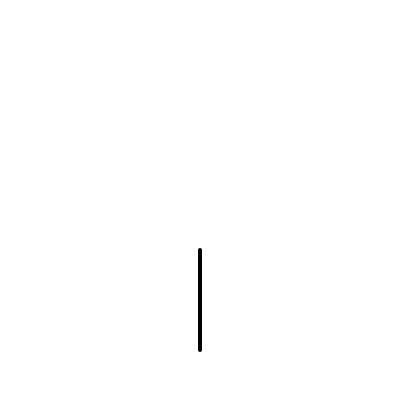
Frame 1 (no input)
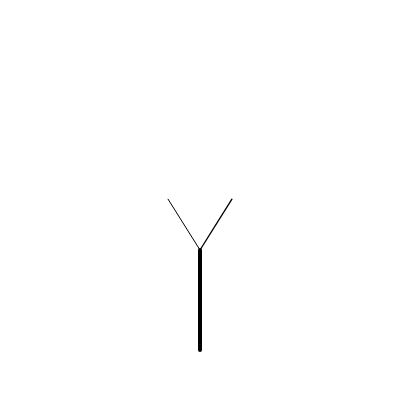
Frame 2 (the mouse pressed at the canvas centre, redrawn once)

The p5.js sketch that drew these frames (run headless with seeded random() and noise() and a simulated clock; the mouse was pressed at the canvas centre and the sketch redrawn once):

// p5.js sketch
// ── sketch.js
let branches = [];
let stem; 
let generation = 1;

function setup() {
  createCanvas(400, 400);
  background(255);
  
  let startingPos = createVector(width/2, height-50);
  let startingLen = 100;
  let direction = createVector(0, -1); // in p5.js, the y-positive axis is (0, -1)
  stem = new BranchingTree(startingPos, startingLen, direction);
  stem.show(generation);
  branches.push(stem);
}

function draw() {
  
  for (let branch of branches){
    if(branch.hasGrown == false){
      generation++;
      let newBranches = branch.grow();
      branch.show(generation);
      branches.push(newBranches);
      branches = branches.flat(Infinity);
    }
  }
  
  noLoop();
  
  

  
}

function grow(branch){
  let newBranches = []
  let shouldGrow = false;
  let rotatingAngle = PI/6;
  let newStart = branch.end.copy();
  let newLen = branch.length * 0.6;
  if (newLen>0.5){  
    let branchDir1 = branch.growDir.copy().rotate(rotatingAngle);
    let branchDir2 = branch.growDir.copy().rotate(-rotatingAngle);
    let newBranch1 = new BranchingTree(newStart, newLen, branchDir1);
    let newBranch2 = new BranchingTree(newStart, newLen, branchDir2);
    shouldGrow = true;
    newBranches.push(newBranch1, newBranch2);
  }
    
  return newBranches;
}


class BranchingTree{
  constructor(startingPos, startingLen, direction){
    this.start = startingPos;
    this.length = startingLen;
    this.growDir = direction;
    this.end = p5.Vector.add(this.start, this.growDir.copy().setMag(this.length));
    this.hasGrown = false;
    
  }
  
  grow(){
    let newBranches = []
    let rotatingAngle = random(0, PI/4);
    let newStart = this.end.copy();
    let newLen = this.length * 0.6;
    if (newLen>0.5){
      this.hasGrown = true;
      let branchDir1 = this.growDir.copy().rotate(rotatingAngle);
      let branchDir2 = this.growDir.copy().rotate(-rotatingAngle);
      let newBranch1 = new BranchingTree(newStart, newLen, branchDir1);
      let newBranch2 = new BranchingTree(newStart, newLen, branchDir2);
      newBranches.push(newBranch1, newBranch2);
      // branches.push(newBranch1, newBranch2);
    }

    return newBranches;
  }
  
  show(generation){
    let transparency = constrain(generation/255, 0, 255);
    let weight = constrain(4/generation, 0, 4);
    stroke(transparency);
    strokeWeight(weight);
    line(this.start.x, this.start.y, this.end.x, this.end.y)
    
  }
}
